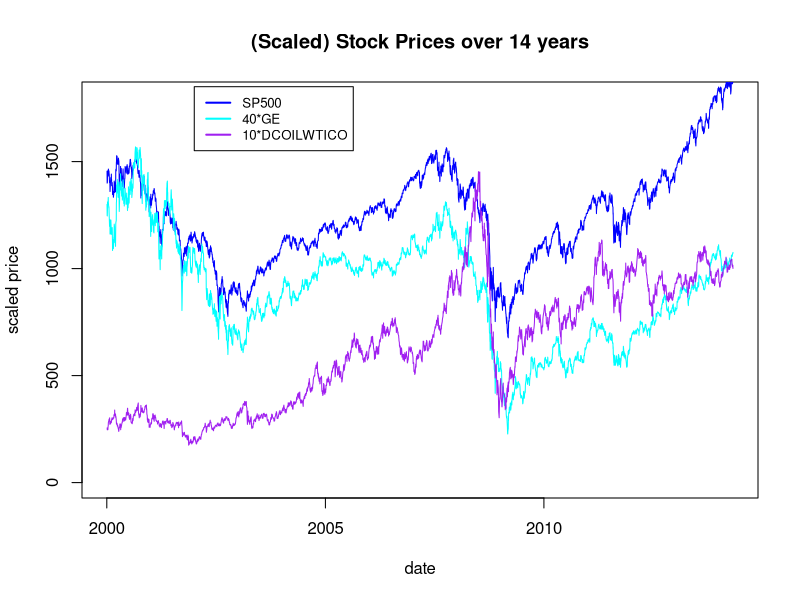

Write the R code that produced this figure.
#---------------------------------------#
#Studio12-prep.r
#  This is the code that was used to prep the data sets and create some images for
#  studio 12. It will not be used during the studio.
#---------------------------------------#

#-----------------------------------#
# SP500 financial data.
s12data.orig = read.csv('studio12financialOriginal.csv')
print(head(s12data.orig))
print(tail(s12data.orig))
print(dim(s12data.orig))

# Extract columns from s12data
s12dates = as.Date(s12data.orig[,"date"])
GE = s12data.orig[,"GE"]                   # GE stock price
SP500 = s12data.orig[,"SP500"]             # Standard and Poors 500 index
DCOILWTICO = s12data.orig[,"DCOILWTICO"]   # Crude oil price

# Set colors
GE.col = 'cyan'
SP500.col = 'blue'
DCOILWTICO.col = "purple"
scatter.col = rgb(1,.643,.224,alpha=.5)

# Plot the data. We scale the data so it all fits on one plot
day1 = s12dates[1]
dayLast = s12dates[length(s12dates)]
# Scale the values so they can be put on the same plot

# Comment this in if saving the pdf. 
# Instead of plotting to the screen, R will now write to the file
#pdf(file="studio12-1.pdf", width=6,height=4)

plot(c(day1,dayLast),c(0,1800), type='n', xlab="date", ylab="scaled price")
lines(s12dates,SP500, col=SP500.col, type='l')
lines(s12dates,40*GE, col=GE.col)
lines(s12dates,10*DCOILWTICO, col=DCOILWTICO.col)
title("(Scaled) Stock Prices over 14 years")
legend(as.Date("2002-01-01"),1850, c("SP500","40*GE", "10*DCOILWTICO"), 
       col=c(SP500.col, GE.col, DCOILWTICO.col), cex=.8,lwd=2)

# Comment this in if saving the pdf
# This closes the file, so R will now draw to the screen
#dev.off()

# Compute daily rate of return
# Need number of days between entries --usually 1, 3 over weekends, can be as big as 7
daydiff = as.numeric(diff(s12dates))
print(head(daydiff))

GE.daily = diff(log(GE))/daydiff
SP500.daily = diff(log(SP500))/daydiff
DCOILWTICO.daily = diff(log(DCOILWTICO))/daydiff

#Put all the data in one table for saving
s12data.daily = data.frame(date=s12dates[-1], GE.daily=GE.daily,
                            SP500.daily=SP500.daily, 
                            DCOILWTICO.daily=DCOILWTICO.daily)
print(head(s12data.daily))
print(tail(s12data.daily))
print(dim(s12data.daily))

# Save the data
#COMMENT THIS OUT BECAUSE ONLY NEED TO WRITE ONCE
#write.csv(s12data.daily, "studio12financialDaily.csv", row.names=FALSE)
